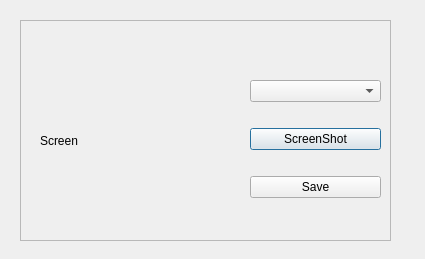
<?xml version="1.0" encoding="UTF-8"?>
<ui version="4.0">
 <class>Dialog</class>
 <widget class="QDialog" name="Dialog">
  <property name="geometry">
   <rect>
    <x>0</x>
    <y>0</y>
    <width>425</width>
    <height>259</height>
   </rect>
  </property>
  <property name="windowTitle">
   <string>Dialog</string>
  </property>
  <widget class="QFrame" name="frame">
   <property name="geometry">
    <rect>
     <x>20</x>
     <y>20</y>
     <width>371</width>
     <height>221</height>
    </rect>
   </property>
   <property name="frameShape">
    <enum>QFrame::StyledPanel</enum>
   </property>
   <property name="frameShadow">
    <enum>QFrame::Raised</enum>
   </property>
   <widget class="QLabel" name="lblScreen">
    <property name="geometry">
     <rect>
      <x>20</x>
      <y>50</y>
      <width>191</width>
      <height>141</height>
     </rect>
    </property>
    <property name="text">
     <string>Screen</string>
    </property>
   </widget>
   <widget class="QWidget" name="">
    <property name="geometry">
     <rect>
      <x>230</x>
      <y>40</y>
      <width>131</width>
      <height>161</height>
     </rect>
    </property>
    <layout class="QVBoxLayout" name="verticalLayout">
     <item>
      <widget class="QComboBox" name="cbScreens"/>
     </item>
     <item>
      <widget class="QPushButton" name="btnScreenShot">
       <property name="text">
        <string>ScreenShot</string>
       </property>
      </widget>
     </item>
     <item>
      <widget class="QPushButton" name="btnSave">
       <property name="text">
        <string>Save</string>
       </property>
      </widget>
     </item>
    </layout>
   </widget>
  </widget>
 </widget>
 <resources/>
 <connections/>
</ui>
